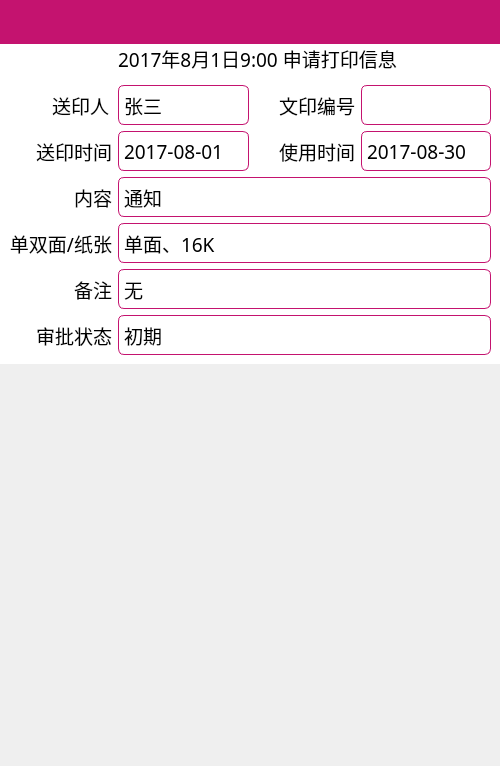
<?xml version="1.0" encoding="UTF-8"?>
<ui version="4.0">
 <class>PrintPage</class>
 <widget class="QWidget" name="PrintPage">
  <property name="geometry">
   <rect>
    <x>0</x>
    <y>0</y>
    <width>500</width>
    <height>766</height>
   </rect>
  </property>
  <property name="minimumSize">
   <size>
    <width>0</width>
    <height>44</height>
   </size>
  </property>
  <property name="windowTitle">
   <string>Form</string>
  </property>
  <layout class="QVBoxLayout" name="verticalLayout">
   <property name="spacing">
    <number>0</number>
   </property>
   <property name="leftMargin">
    <number>0</number>
   </property>
   <property name="topMargin">
    <number>0</number>
   </property>
   <property name="rightMargin">
    <number>0</number>
   </property>
   <property name="bottomMargin">
    <number>0</number>
   </property>
   <item>
    <widget class="TitleBar" name="titleBar" native="true">
     <property name="minimumSize">
      <size>
       <width>0</width>
       <height>44</height>
      </size>
     </property>
     <property name="styleSheet">
      <string notr="true">background-color: rgb(196, 19, 111);</string>
     </property>
    </widget>
   </item>
   <item>
    <widget class="QLabel" name="label">
     <property name="minimumSize">
      <size>
       <width>300</width>
       <height>0</height>
      </size>
     </property>
     <property name="font">
      <font>
       <family>微软雅黑</family>
       <pointsize>14</pointsize>
      </font>
     </property>
     <property name="styleSheet">
      <string notr="true">background-color: rgb(255,255,255);</string>
     </property>
     <property name="text">
      <string>   2017年8月1日9:00 申请打印信息</string>
     </property>
     <property name="alignment">
      <set>Qt::AlignCenter</set>
     </property>
    </widget>
   </item>
   <item>
    <widget class="QWidget" name="widget" native="true">
     <property name="styleSheet">
      <string notr="true">background-color:rgb(255,255,255);</string>
     </property>
     <layout class="QGridLayout" name="gridLayout">
      <property name="topMargin">
       <number>12</number>
      </property>
      <item row="0" column="0">
       <widget class="QLabel" name="nameApplicant_2">
        <property name="minimumSize">
         <size>
          <width>50</width>
          <height>40</height>
         </size>
        </property>
        <property name="maximumSize">
         <size>
          <width>100</width>
          <height>16777215</height>
         </size>
        </property>
        <property name="palette">
         <palette>
          <active>
           <colorrole role="Button">
            <brush brushstyle="SolidPattern">
             <color alpha="0">
              <red>0</red>
              <green>0</green>
              <blue>0</blue>
             </color>
            </brush>
           </colorrole>
           <colorrole role="Base">
            <brush brushstyle="SolidPattern">
             <color alpha="0">
              <red>0</red>
              <green>0</green>
              <blue>0</blue>
             </color>
            </brush>
           </colorrole>
           <colorrole role="Window">
            <brush brushstyle="SolidPattern">
             <color alpha="0">
              <red>0</red>
              <green>0</green>
              <blue>0</blue>
             </color>
            </brush>
           </colorrole>
          </active>
          <inactive>
           <colorrole role="Button">
            <brush brushstyle="SolidPattern">
             <color alpha="0">
              <red>0</red>
              <green>0</green>
              <blue>0</blue>
             </color>
            </brush>
           </colorrole>
           <colorrole role="Base">
            <brush brushstyle="SolidPattern">
             <color alpha="0">
              <red>0</red>
              <green>0</green>
              <blue>0</blue>
             </color>
            </brush>
           </colorrole>
           <colorrole role="Window">
            <brush brushstyle="SolidPattern">
             <color alpha="0">
              <red>0</red>
              <green>0</green>
              <blue>0</blue>
             </color>
            </brush>
           </colorrole>
          </inactive>
          <disabled>
           <colorrole role="Button">
            <brush brushstyle="SolidPattern">
             <color alpha="0">
              <red>0</red>
              <green>0</green>
              <blue>0</blue>
             </color>
            </brush>
           </colorrole>
           <colorrole role="Base">
            <brush brushstyle="SolidPattern">
             <color alpha="0">
              <red>0</red>
              <green>0</green>
              <blue>0</blue>
             </color>
            </brush>
           </colorrole>
           <colorrole role="Window">
            <brush brushstyle="SolidPattern">
             <color alpha="0">
              <red>0</red>
              <green>0</green>
              <blue>0</blue>
             </color>
            </brush>
           </colorrole>
          </disabled>
         </palette>
        </property>
        <property name="font">
         <font>
          <family>微软雅黑</family>
          <pointsize>14</pointsize>
         </font>
        </property>
        <property name="styleSheet">
         <string notr="true">QLabel{
	background-color: transparent
}</string>
        </property>
        <property name="frameShape">
         <enum>QFrame::NoFrame</enum>
        </property>
        <property name="text">
         <string>送印人</string>
        </property>
        <property name="alignment">
         <set>Qt::AlignRight|Qt::AlignTrailing|Qt::AlignVCenter</set>
        </property>
       </widget>
      </item>
      <item row="0" column="1">
       <widget class="QLabel" name="applicant_2">
        <property name="minimumSize">
         <size>
          <width>50</width>
          <height>0</height>
         </size>
        </property>
        <property name="font">
         <font>
          <family>微软雅黑</family>
          <pointsize>14</pointsize>
         </font>
        </property>
        <property name="styleSheet">
         <string notr="true">QLabel{
	border:1px solid rgb(196, 19, 111);
	border-radius: 6px;
	background-color: rgb(255,255,255);
}</string>
        </property>
        <property name="frameShape">
         <enum>QFrame::StyledPanel</enum>
        </property>
        <property name="text">
         <string>张三</string>
        </property>
       </widget>
      </item>
      <item row="0" column="2">
       <widget class="QLabel" name="label_37">
        <property name="minimumSize">
         <size>
          <width>50</width>
          <height>20</height>
         </size>
        </property>
        <property name="maximumSize">
         <size>
          <width>100</width>
          <height>16777215</height>
         </size>
        </property>
        <property name="palette">
         <palette>
          <active>
           <colorrole role="Button">
            <brush brushstyle="SolidPattern">
             <color alpha="0">
              <red>0</red>
              <green>0</green>
              <blue>0</blue>
             </color>
            </brush>
           </colorrole>
           <colorrole role="Base">
            <brush brushstyle="SolidPattern">
             <color alpha="0">
              <red>0</red>
              <green>0</green>
              <blue>0</blue>
             </color>
            </brush>
           </colorrole>
           <colorrole role="Window">
            <brush brushstyle="SolidPattern">
             <color alpha="0">
              <red>0</red>
              <green>0</green>
              <blue>0</blue>
             </color>
            </brush>
           </colorrole>
          </active>
          <inactive>
           <colorrole role="Button">
            <brush brushstyle="SolidPattern">
             <color alpha="0">
              <red>0</red>
              <green>0</green>
              <blue>0</blue>
             </color>
            </brush>
           </colorrole>
           <colorrole role="Base">
            <brush brushstyle="SolidPattern">
             <color alpha="0">
              <red>0</red>
              <green>0</green>
              <blue>0</blue>
             </color>
            </brush>
           </colorrole>
           <colorrole role="Window">
            <brush brushstyle="SolidPattern">
             <color alpha="0">
              <red>0</red>
              <green>0</green>
              <blue>0</blue>
             </color>
            </brush>
           </colorrole>
          </inactive>
          <disabled>
           <colorrole role="Button">
            <brush brushstyle="SolidPattern">
             <color alpha="0">
              <red>0</red>
              <green>0</green>
              <blue>0</blue>
             </color>
            </brush>
           </colorrole>
           <colorrole role="Base">
            <brush brushstyle="SolidPattern">
             <color alpha="0">
              <red>0</red>
              <green>0</green>
              <blue>0</blue>
             </color>
            </brush>
           </colorrole>
           <colorrole role="Window">
            <brush brushstyle="SolidPattern">
             <color alpha="0">
              <red>0</red>
              <green>0</green>
              <blue>0</blue>
             </color>
            </brush>
           </colorrole>
          </disabled>
         </palette>
        </property>
        <property name="font">
         <font>
          <family>微软雅黑</family>
          <pointsize>14</pointsize>
         </font>
        </property>
        <property name="styleSheet">
         <string notr="true">QLabel{
	background-color: transparent
}</string>
        </property>
        <property name="frameShape">
         <enum>QFrame::NoFrame</enum>
        </property>
        <property name="text">
         <string>文印编号</string>
        </property>
        <property name="alignment">
         <set>Qt::AlignRight|Qt::AlignTrailing|Qt::AlignVCenter</set>
        </property>
       </widget>
      </item>
      <item row="0" column="3">
       <widget class="QLabel" name="serialNum_2">
        <property name="minimumSize">
         <size>
          <width>50</width>
          <height>0</height>
         </size>
        </property>
        <property name="font">
         <font>
          <family>微软雅黑</family>
          <pointsize>14</pointsize>
         </font>
        </property>
        <property name="styleSheet">
         <string notr="true">QLabel{
	border:1px solid rgb(196, 19, 111);
	border-radius: 6px;
	background-color: rgb(255,255,255);
}</string>
        </property>
        <property name="frameShape">
         <enum>QFrame::StyledPanel</enum>
        </property>
        <property name="text">
         <string/>
        </property>
       </widget>
      </item>
      <item row="1" column="0">
       <widget class="QLabel" name="label_19">
        <property name="minimumSize">
         <size>
          <width>50</width>
          <height>40</height>
         </size>
        </property>
        <property name="palette">
         <palette>
          <active>
           <colorrole role="Button">
            <brush brushstyle="SolidPattern">
             <color alpha="0">
              <red>0</red>
              <green>0</green>
              <blue>0</blue>
             </color>
            </brush>
           </colorrole>
           <colorrole role="Base">
            <brush brushstyle="SolidPattern">
             <color alpha="0">
              <red>0</red>
              <green>0</green>
              <blue>0</blue>
             </color>
            </brush>
           </colorrole>
           <colorrole role="Window">
            <brush brushstyle="SolidPattern">
             <color alpha="0">
              <red>0</red>
              <green>0</green>
              <blue>0</blue>
             </color>
            </brush>
           </colorrole>
          </active>
          <inactive>
           <colorrole role="Button">
            <brush brushstyle="SolidPattern">
             <color alpha="0">
              <red>0</red>
              <green>0</green>
              <blue>0</blue>
             </color>
            </brush>
           </colorrole>
           <colorrole role="Base">
            <brush brushstyle="SolidPattern">
             <color alpha="0">
              <red>0</red>
              <green>0</green>
              <blue>0</blue>
             </color>
            </brush>
           </colorrole>
           <colorrole role="Window">
            <brush brushstyle="SolidPattern">
             <color alpha="0">
              <red>0</red>
              <green>0</green>
              <blue>0</blue>
             </color>
            </brush>
           </colorrole>
          </inactive>
          <disabled>
           <colorrole role="Button">
            <brush brushstyle="SolidPattern">
             <color alpha="0">
              <red>0</red>
              <green>0</green>
              <blue>0</blue>
             </color>
            </brush>
           </colorrole>
           <colorrole role="Base">
            <brush brushstyle="SolidPattern">
             <color alpha="0">
              <red>0</red>
              <green>0</green>
              <blue>0</blue>
             </color>
            </brush>
           </colorrole>
           <colorrole role="Window">
            <brush brushstyle="SolidPattern">
             <color alpha="0">
              <red>0</red>
              <green>0</green>
              <blue>0</blue>
             </color>
            </brush>
           </colorrole>
          </disabled>
         </palette>
        </property>
        <property name="font">
         <font>
          <family>微软雅黑</family>
          <pointsize>14</pointsize>
         </font>
        </property>
        <property name="styleSheet">
         <string notr="true">QLabel{
	background-color: transparent
}</string>
        </property>
        <property name="frameShape">
         <enum>QFrame::NoFrame</enum>
        </property>
        <property name="text">
         <string>送印时间</string>
        </property>
        <property name="alignment">
         <set>Qt::AlignRight|Qt::AlignTrailing|Qt::AlignVCenter</set>
        </property>
       </widget>
      </item>
      <item row="1" column="1">
       <widget class="QLabel" name="timeOfApply_2">
        <property name="minimumSize">
         <size>
          <width>50</width>
          <height>0</height>
         </size>
        </property>
        <property name="font">
         <font>
          <family>微软雅黑</family>
          <pointsize>14</pointsize>
         </font>
        </property>
        <property name="styleSheet">
         <string notr="true">QLabel{
	border:1px solid rgb(196, 19, 111);
	border-radius: 6px;
	background-color: rgb(255,255,255);
}</string>
        </property>
        <property name="frameShape">
         <enum>QFrame::StyledPanel</enum>
        </property>
        <property name="text">
         <string>2017-08-01</string>
        </property>
       </widget>
      </item>
      <item row="1" column="2">
       <widget class="QLabel" name="label_6">
        <property name="minimumSize">
         <size>
          <width>50</width>
          <height>20</height>
         </size>
        </property>
        <property name="font">
         <font>
          <family>微软雅黑</family>
          <pointsize>14</pointsize>
         </font>
        </property>
        <property name="styleSheet">
         <string notr="true">QLabel{
	background-color: transparent
}</string>
        </property>
        <property name="frameShape">
         <enum>QFrame::NoFrame</enum>
        </property>
        <property name="text">
         <string>使用时间</string>
        </property>
        <property name="alignment">
         <set>Qt::AlignRight|Qt::AlignTrailing|Qt::AlignVCenter</set>
        </property>
       </widget>
      </item>
      <item row="1" column="3">
       <widget class="QLabel" name="timeOfUse_2">
        <property name="minimumSize">
         <size>
          <width>50</width>
          <height>22</height>
         </size>
        </property>
        <property name="font">
         <font>
          <family>微软雅黑</family>
          <pointsize>14</pointsize>
         </font>
        </property>
        <property name="styleSheet">
         <string notr="true">QLabel{
	border:1px solid rgb(196, 19, 111);
	border-radius: 6px;
	background-color: rgb(255,255,255);
}</string>
        </property>
        <property name="frameShape">
         <enum>QFrame::StyledPanel</enum>
        </property>
        <property name="text">
         <string>2017-08-30</string>
        </property>
       </widget>
      </item>
      <item row="2" column="0">
       <widget class="QLabel" name="label_15">
        <property name="minimumSize">
         <size>
          <width>60</width>
          <height>40</height>
         </size>
        </property>
        <property name="font">
         <font>
          <family>微软雅黑</family>
          <pointsize>14</pointsize>
         </font>
        </property>
        <property name="styleSheet">
         <string notr="true">QLabel{
	background-color: transparent
}</string>
        </property>
        <property name="frameShape">
         <enum>QFrame::NoFrame</enum>
        </property>
        <property name="text">
         <string>内容</string>
        </property>
        <property name="alignment">
         <set>Qt::AlignRight|Qt::AlignTrailing|Qt::AlignVCenter</set>
        </property>
       </widget>
      </item>
      <item row="2" column="1" colspan="3">
       <widget class="QLabel" name="content_2">
        <property name="minimumSize">
         <size>
          <width>80</width>
          <height>22</height>
         </size>
        </property>
        <property name="font">
         <font>
          <family>微软雅黑</family>
          <pointsize>14</pointsize>
         </font>
        </property>
        <property name="styleSheet">
         <string notr="true">QLabel{
	border:1px solid rgb(196, 19, 111);
	border-radius: 6px;
	background-color: rgb(255,255,255);
}</string>
        </property>
        <property name="frameShape">
         <enum>QFrame::StyledPanel</enum>
        </property>
        <property name="text">
         <string>通知</string>
        </property>
       </widget>
      </item>
      <item row="3" column="0">
       <widget class="QLabel" name="label_10">
        <property name="minimumSize">
         <size>
          <width>50</width>
          <height>40</height>
         </size>
        </property>
        <property name="font">
         <font>
          <family>微软雅黑</family>
          <pointsize>14</pointsize>
         </font>
        </property>
        <property name="styleSheet">
         <string notr="true">QLabel{
	background-color: transparent
}</string>
        </property>
        <property name="frameShape">
         <enum>QFrame::NoFrame</enum>
        </property>
        <property name="text">
         <string>单双面/纸张</string>
        </property>
        <property name="alignment">
         <set>Qt::AlignRight|Qt::AlignTrailing|Qt::AlignVCenter</set>
        </property>
       </widget>
      </item>
      <item row="4" column="0">
       <widget class="QLabel" name="label_9">
        <property name="minimumSize">
         <size>
          <width>50</width>
          <height>40</height>
         </size>
        </property>
        <property name="font">
         <font>
          <family>微软雅黑</family>
          <pointsize>14</pointsize>
         </font>
        </property>
        <property name="styleSheet">
         <string notr="true">QLabel{
	background-color: transparent
}</string>
        </property>
        <property name="frameShape">
         <enum>QFrame::NoFrame</enum>
        </property>
        <property name="text">
         <string>备注</string>
        </property>
        <property name="alignment">
         <set>Qt::AlignRight|Qt::AlignTrailing|Qt::AlignVCenter</set>
        </property>
       </widget>
      </item>
      <item row="5" column="0">
       <widget class="QLabel" name="label_25">
        <property name="minimumSize">
         <size>
          <width>50</width>
          <height>40</height>
         </size>
        </property>
        <property name="font">
         <font>
          <family>微软雅黑</family>
          <pointsize>14</pointsize>
         </font>
        </property>
        <property name="styleSheet">
         <string notr="true">QLabel{
	background-color: transparent
}</string>
        </property>
        <property name="frameShape">
         <enum>QFrame::NoFrame</enum>
        </property>
        <property name="text">
         <string>审批状态</string>
        </property>
        <property name="alignment">
         <set>Qt::AlignRight|Qt::AlignTrailing|Qt::AlignVCenter</set>
        </property>
       </widget>
      </item>
      <item row="3" column="1" colspan="3">
       <widget class="QLabel" name="paper_2">
        <property name="minimumSize">
         <size>
          <width>50</width>
          <height>22</height>
         </size>
        </property>
        <property name="font">
         <font>
          <family>微软雅黑</family>
          <pointsize>14</pointsize>
         </font>
        </property>
        <property name="styleSheet">
         <string notr="true">QLabel{
	border:1px solid rgb(196, 19, 111);
	border-radius: 6px;
	background-color: rgb(255,255,255);
}</string>
        </property>
        <property name="frameShape">
         <enum>QFrame::StyledPanel</enum>
        </property>
        <property name="text">
         <string>单面、16K</string>
        </property>
       </widget>
      </item>
      <item row="4" column="1" colspan="3">
       <widget class="QLabel" name="demands_2">
        <property name="minimumSize">
         <size>
          <width>50</width>
          <height>22</height>
         </size>
        </property>
        <property name="font">
         <font>
          <family>微软雅黑</family>
          <pointsize>14</pointsize>
         </font>
        </property>
        <property name="styleSheet">
         <string notr="true">QLabel{
	border:1px solid rgb(196, 19, 111);
	border-radius: 6px;
	background-color: rgb(255,255,255);
}</string>
        </property>
        <property name="frameShape">
         <enum>QFrame::StyledPanel</enum>
        </property>
        <property name="text">
         <string>无</string>
        </property>
       </widget>
      </item>
      <item row="5" column="1" colspan="3">
       <widget class="QLabel" name="label_2">
        <property name="minimumSize">
         <size>
          <width>50</width>
          <height>22</height>
         </size>
        </property>
        <property name="font">
         <font>
          <family>微软雅黑</family>
          <pointsize>14</pointsize>
         </font>
        </property>
        <property name="styleSheet">
         <string notr="true">QLabel{
	border:1px solid rgb(196, 19, 111);
	border-radius: 6px;
	background-color: rgb(255,255,255);
}</string>
        </property>
        <property name="frameShape">
         <enum>QFrame::StyledPanel</enum>
        </property>
        <property name="text">
         <string>初期</string>
        </property>
       </widget>
      </item>
     </layout>
    </widget>
   </item>
   <item>
    <spacer name="verticalSpacer">
     <property name="orientation">
      <enum>Qt::Vertical</enum>
     </property>
     <property name="sizeHint" stdset="0">
      <size>
       <width>20</width>
       <height>347</height>
      </size>
     </property>
    </spacer>
   </item>
  </layout>
 </widget>
 <customwidgets>
  <customwidget>
   <class>TitleBar</class>
   <extends>QWidget</extends>
   <header>widgets/TitleBar.h</header>
   <container>1</container>
  </customwidget>
 </customwidgets>
 <resources/>
 <connections/>
</ui>
